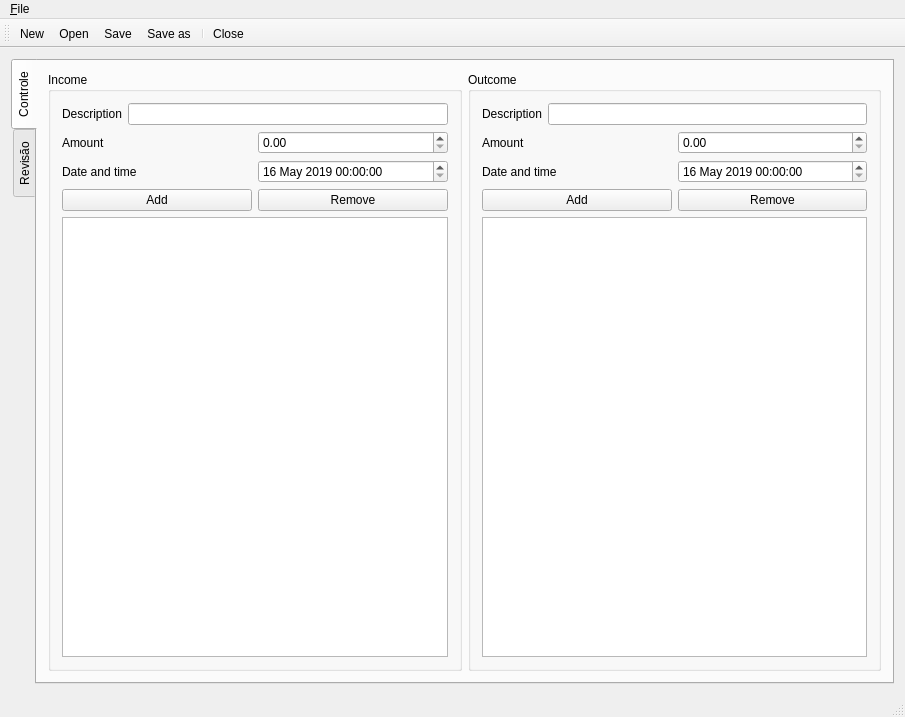
<?xml version="1.0" encoding="UTF-8"?>
<ui version="4.0">
 <class>MainWindow</class>
 <widget class="QMainWindow" name="MainWindow">
  <property name="geometry">
   <rect>
    <x>0</x>
    <y>0</y>
    <width>905</width>
    <height>717</height>
   </rect>
  </property>
  <property name="windowTitle">
   <string>MainWindow</string>
  </property>
  <widget class="QWidget" name="centralWidget">
   <layout class="QGridLayout" name="gridLayout">
    <item row="0" column="0">
     <widget class="QTabWidget" name="tw">
      <property name="tabPosition">
       <enum>QTabWidget::West</enum>
      </property>
      <property name="currentIndex">
       <number>0</number>
      </property>
      <widget class="QWidget" name="tab">
       <attribute name="title">
        <string>Controle</string>
       </attribute>
       <layout class="QHBoxLayout" name="horizontalLayout_7">
        <item>
         <widget class="QGroupBox" name="groupBox">
          <property name="title">
           <string>Income</string>
          </property>
          <layout class="QGridLayout" name="gridLayout_2">
           <item row="0" column="0" colspan="2">
            <layout class="QVBoxLayout" name="verticalLayout">
             <item>
              <layout class="QHBoxLayout" name="horizontalLayout_3">
               <item>
                <widget class="QLabel" name="label">
                 <property name="text">
                  <string>Description</string>
                 </property>
                </widget>
               </item>
               <item>
                <widget class="QLineEdit" name="lineEdit"/>
               </item>
              </layout>
             </item>
             <item>
              <layout class="QHBoxLayout" name="horizontalLayout">
               <item>
                <widget class="QLabel" name="label_3">
                 <property name="text">
                  <string>Amount</string>
                 </property>
                </widget>
               </item>
               <item>
                <widget class="QDoubleSpinBox" name="doubleSpinBox">
                 <property name="maximum">
                  <double>81000.000000000000000</double>
                 </property>
                 <property name="singleStep">
                  <double>0.100000000000000</double>
                 </property>
                </widget>
               </item>
              </layout>
             </item>
             <item>
              <layout class="QHBoxLayout" name="horizontalLayout_5">
               <item>
                <widget class="QLabel" name="label_5">
                 <property name="text">
                  <string>Date and time</string>
                 </property>
                </widget>
               </item>
               <item>
                <widget class="QDateTimeEdit" name="dateTimeEdit">
                 <property name="minimumDate">
                  <date>
                   <year>2019</year>
                   <month>5</month>
                   <day>16</day>
                  </date>
                 </property>
                </widget>
               </item>
              </layout>
             </item>
            </layout>
           </item>
           <item row="1" column="0">
            <widget class="QPushButton" name="pushButton">
             <property name="text">
              <string>Add</string>
             </property>
            </widget>
           </item>
           <item row="1" column="1">
            <widget class="QPushButton" name="pushButton_2">
             <property name="text">
              <string>Remove</string>
             </property>
            </widget>
           </item>
           <item row="2" column="0" colspan="2">
            <widget class="QListView" name="listView"/>
           </item>
          </layout>
         </widget>
        </item>
        <item>
         <widget class="QGroupBox" name="groupBox_2">
          <property name="title">
           <string>Outcome</string>
          </property>
          <layout class="QGridLayout" name="gridLayout_3">
           <item row="0" column="0" colspan="2">
            <layout class="QVBoxLayout" name="verticalLayout_2">
             <item>
              <layout class="QHBoxLayout" name="horizontalLayout_4">
               <item>
                <widget class="QLabel" name="label_2">
                 <property name="text">
                  <string>Description</string>
                 </property>
                </widget>
               </item>
               <item>
                <widget class="QLineEdit" name="lineEdit_2"/>
               </item>
              </layout>
             </item>
             <item>
              <layout class="QHBoxLayout" name="horizontalLayout_2">
               <item>
                <widget class="QLabel" name="label_4">
                 <property name="text">
                  <string>Amount</string>
                 </property>
                </widget>
               </item>
               <item>
                <widget class="QDoubleSpinBox" name="doubleSpinBox_2">
                 <property name="maximum">
                  <double>81000.000000000000000</double>
                 </property>
                 <property name="singleStep">
                  <double>0.100000000000000</double>
                 </property>
                </widget>
               </item>
              </layout>
             </item>
             <item>
              <layout class="QHBoxLayout" name="horizontalLayout_6">
               <item>
                <widget class="QLabel" name="label_6">
                 <property name="text">
                  <string>Date and time</string>
                 </property>
                </widget>
               </item>
               <item>
                <widget class="QDateTimeEdit" name="dateTimeEdit_2">
                 <property name="minimumDate">
                  <date>
                   <year>2019</year>
                   <month>5</month>
                   <day>16</day>
                  </date>
                 </property>
                </widget>
               </item>
              </layout>
             </item>
            </layout>
           </item>
           <item row="1" column="0">
            <widget class="QPushButton" name="pushButton_3">
             <property name="text">
              <string>Add</string>
             </property>
            </widget>
           </item>
           <item row="1" column="1">
            <widget class="QPushButton" name="pushButton_4">
             <property name="text">
              <string>Remove</string>
             </property>
            </widget>
           </item>
           <item row="2" column="0" colspan="2">
            <widget class="QListView" name="listView_2"/>
           </item>
          </layout>
         </widget>
        </item>
       </layout>
      </widget>
      <widget class="QWidget" name="tab_2">
       <attribute name="title">
        <string>Revisão</string>
       </attribute>
      </widget>
     </widget>
    </item>
   </layout>
  </widget>
  <widget class="QMenuBar" name="menuBar">
   <property name="geometry">
    <rect>
     <x>0</x>
     <y>0</y>
     <width>905</width>
     <height>22</height>
    </rect>
   </property>
   <widget class="QMenu" name="menu_File">
    <property name="title">
     <string>&amp;File</string>
    </property>
    <addaction name="action_New"/>
    <addaction name="action_Open"/>
    <addaction name="action_Save"/>
    <addaction name="actionS_ave_as"/>
    <addaction name="separator"/>
    <addaction name="actionClose"/>
    <addaction name="separator"/>
    <addaction name="action_Exit"/>
   </widget>
   <addaction name="menu_File"/>
  </widget>
  <widget class="QToolBar" name="mainToolBar">
   <attribute name="toolBarArea">
    <enum>TopToolBarArea</enum>
   </attribute>
   <attribute name="toolBarBreak">
    <bool>false</bool>
   </attribute>
   <addaction name="action_New"/>
   <addaction name="action_Open"/>
   <addaction name="action_Save"/>
   <addaction name="actionS_ave_as"/>
   <addaction name="separator"/>
   <addaction name="actionClose"/>
  </widget>
  <widget class="QStatusBar" name="statusBar"/>
  <action name="action_New">
   <property name="text">
    <string>&amp;New</string>
   </property>
  </action>
  <action name="action_Open">
   <property name="text">
    <string>&amp;Open</string>
   </property>
  </action>
  <action name="action_Save">
   <property name="text">
    <string>&amp;Save</string>
   </property>
  </action>
  <action name="actionS_ave_as">
   <property name="text">
    <string>S&amp;ave as...</string>
   </property>
  </action>
  <action name="actionClose">
   <property name="text">
    <string>Close</string>
   </property>
  </action>
  <action name="action_Exit">
   <property name="text">
    <string>&amp;Exit</string>
   </property>
  </action>
 </widget>
 <layoutdefault spacing="6" margin="11"/>
 <resources/>
 <connections/>
</ui>
